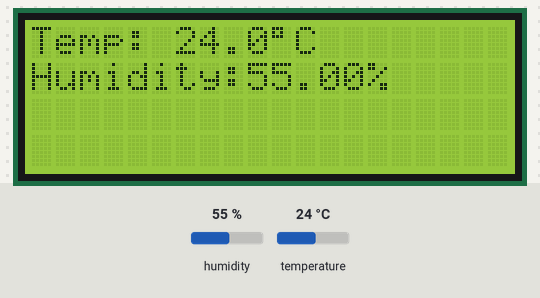
Bench run of a sketch on a simulated Arduino Uno, built with avr-gcc and run on an emulated ATmega328P. Shown: 20×4 character LCD. Inputs (shaded band) come from the test bench; at power-on: humidity 55 %, temperature 24 °C.

Above: at 1.2 s.
1.3 s: humidity set to 22 %
At 3.0 s:
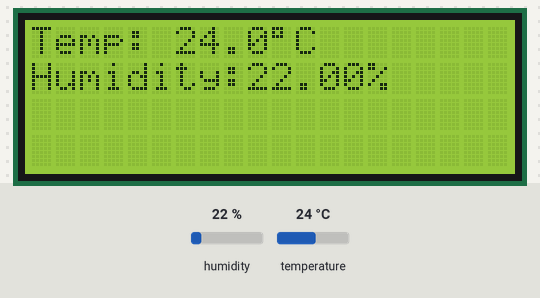
4.1 s: temperature set to 12 °C
At 5.2 s:
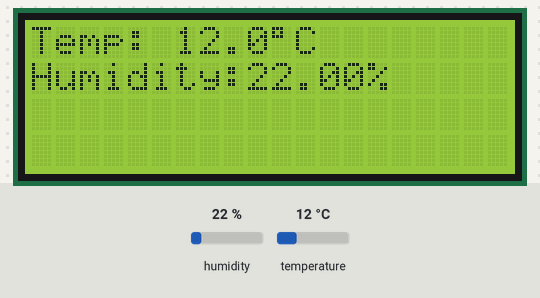
10.2 s: humidity set to 40 %
At 10.8 s:
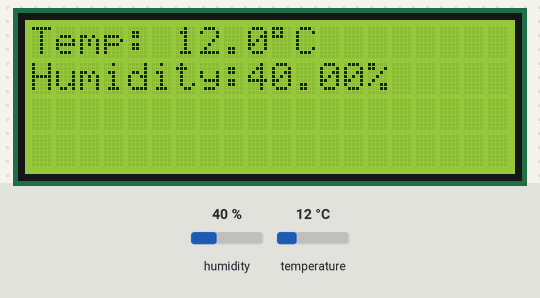
13.0 s: temperature set to 19 °C
Timing chart, 0 to 16.0 s (numbered marks = the images above; inputs shaded):
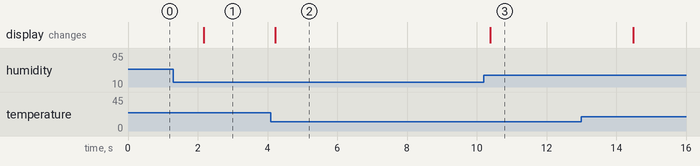

Measured:
- after the input at 1.3 s, the display: changes after 0.87 s (image 1)
- after the input at 4.1 s, the display: changes after 0.12 s (image 2)
- after the input at 10.2 s, the display: changes after 0.18 s (image 3)

The sketch:

LCD_DHT.ino
```cpp
#include <LiquidCrystal_I2C.h>
#include "DHT.h"
LiquidCrystal_I2C lcd(0x27,20,4);
#define DHTPIN 5
#define DHTTYPE DHT11
DHT dht(DHTPIN, DHTTYPE);
void setup()
{
  Serial.begin(9600);

  dht.begin();
  lcd.init();                      // initialize the lcd
  // Print a message to the LCD.
  lcd.backlight();
 /* lcd.setCursor(0,2);
  lcd.print("Gas Level:               ");
    lcd.setCursor(0,0);
  lcd.print("Temperature:             ");
   lcd.setCursor(0,1);
  lcd.print("Humidity:               ");
   lcd.setCursor(0,3);
  lcd.print("Milk Level:               ");*/
}


void loop()
{
 float h = dht.readHumidity();
  // Read temperature as Celsius (the default)
  float t = dht.readTemperature();
  // Read temperature as Fahrenheit (isFahrenheit = true)
  float f = dht.readTemperature(true);

  // Check if any reads failed and exit early (to try again).
  /*if (isnan(h) || isnan(t) || isnan(f)) {
    Serial.println(F("Failed to read from DHT sensor!"));
    return;
  }*/

  // Compute heat index in Fahrenheit (the default)
 // float hif = dht.computeHeatIndex(f, h);
  // Compute heat index in Celsius (isFahreheit = false)
  //float hic = dht.computeHeatIndex(t, h, false);
  lcd.setCursor(0,0);
  lcd.print("Temp:");
  lcd.setCursor(6,0);
  lcd.print(t);
  lcd.setCursor(10,0);
  lcd.write(0xDF);
  lcd.setCursor(11,0);
  lcd.print("C");
  lcd.setCursor(0,1);
  lcd.print("Humidity:");
  lcd.setCursor(9,1);
  lcd.print(h);
  lcd.setCursor(14,1);
  lcd.print("%");
}
```
